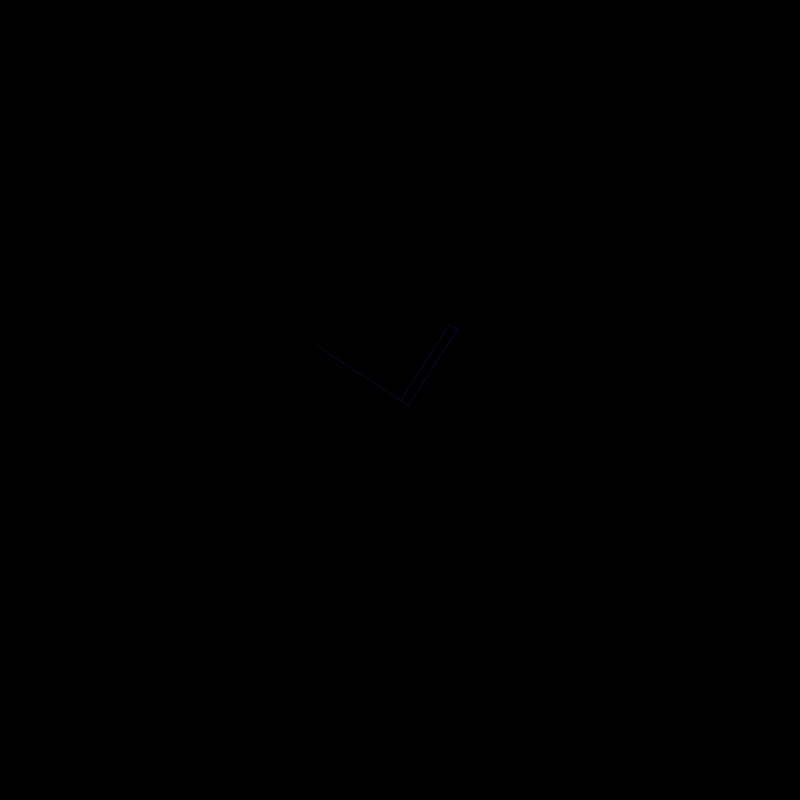
Frame 1 (no input)
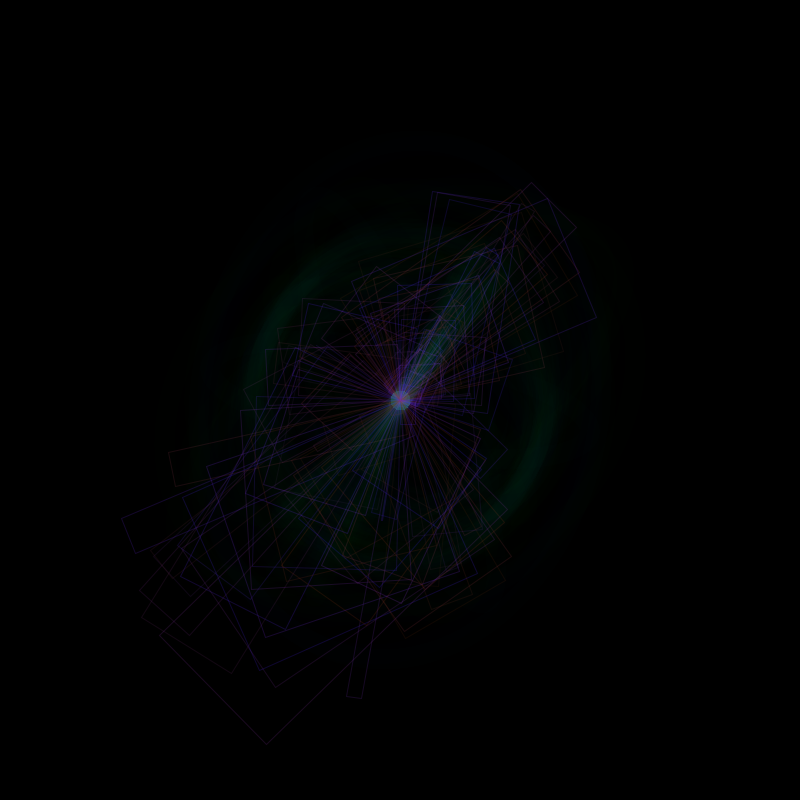
Frame 60 (the mouse pressed at the canvas centre just before this capture)
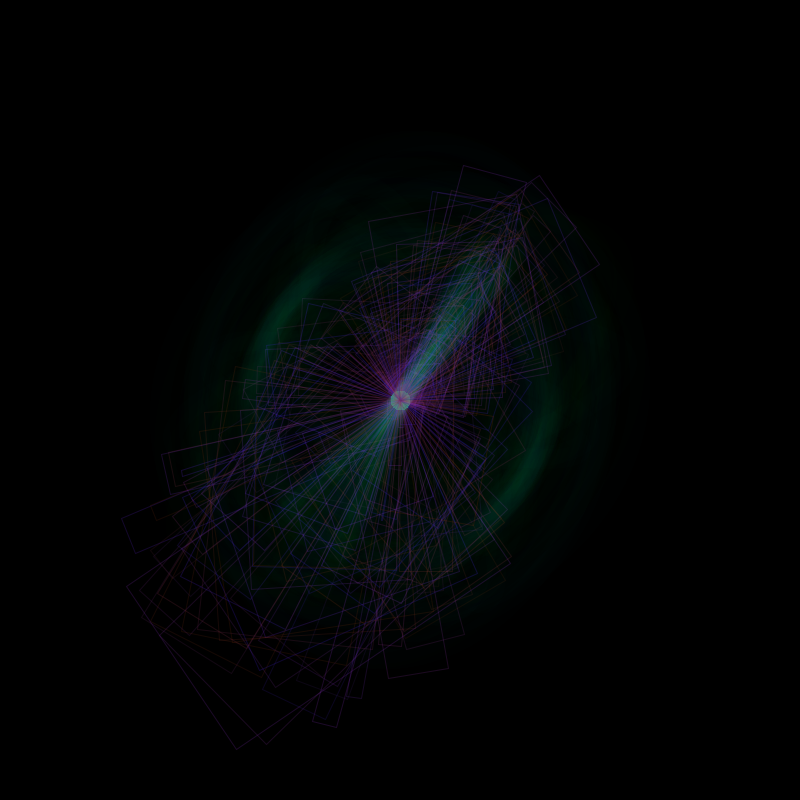
Frame 120 (the mouse held since frame 60 and released just before this capture)

The Processing sketch that drew these frames (run headless with seeded random() and noise(); from frame 60 on, the mouse is pressed at the canvas centre):

// Processing sketch: processing_167827
// ── processing_167827.pde





float x, y, x2, y2;
float angle = 0;
float r=100;
float d=100;

float angle2 = 0;
float r2=100;
float d2=10;

float p=1;
float s;

void setup() {
  size(800, 800);
  background(0);
}


void draw() {

  x = r*sin(angle);
  y = r*cos(angle);

  angle += 10;
//  /r = r-d;

  if ( r <= 0 || r >= 400) {
    d *= -1;
  }


  x2 = r2*sin(angle2);
  y2 = r2*cos(angle2);

  angle2 +=10;
  r2 = r2-d2;

  if ( r2 <= 0 || r2 >= 1000) {
    d2 *= -1;
  }


  translate(400, 400);
  rotate(angle);

  noStroke();
  ellipse(0, 0, y2, x2);

  r = random(0, 255);
  r2 = random(100, 200);


  if (r>100) {
    s=0;
  }
  if (r<100) {
    s=100;
  }


  stroke(r2-50, r2/4, r, 50);//(r, r2, r/3, 55);r, r2-30, r2+30, 55
  strokeWeight(1);
  fill(0, 1);

  rect(0, 0, x-10, y-10);
  rect(0, 0, -x+100, -y+100);
  noFill();
  stroke(0, r2, r-30, 1);
  strokeWeight(20);
  line(0, 0, x2-20, y2);
  line(0, 0, -x2-40, -y2);
  ellipse(0, 0, x+300, y+300);
}
